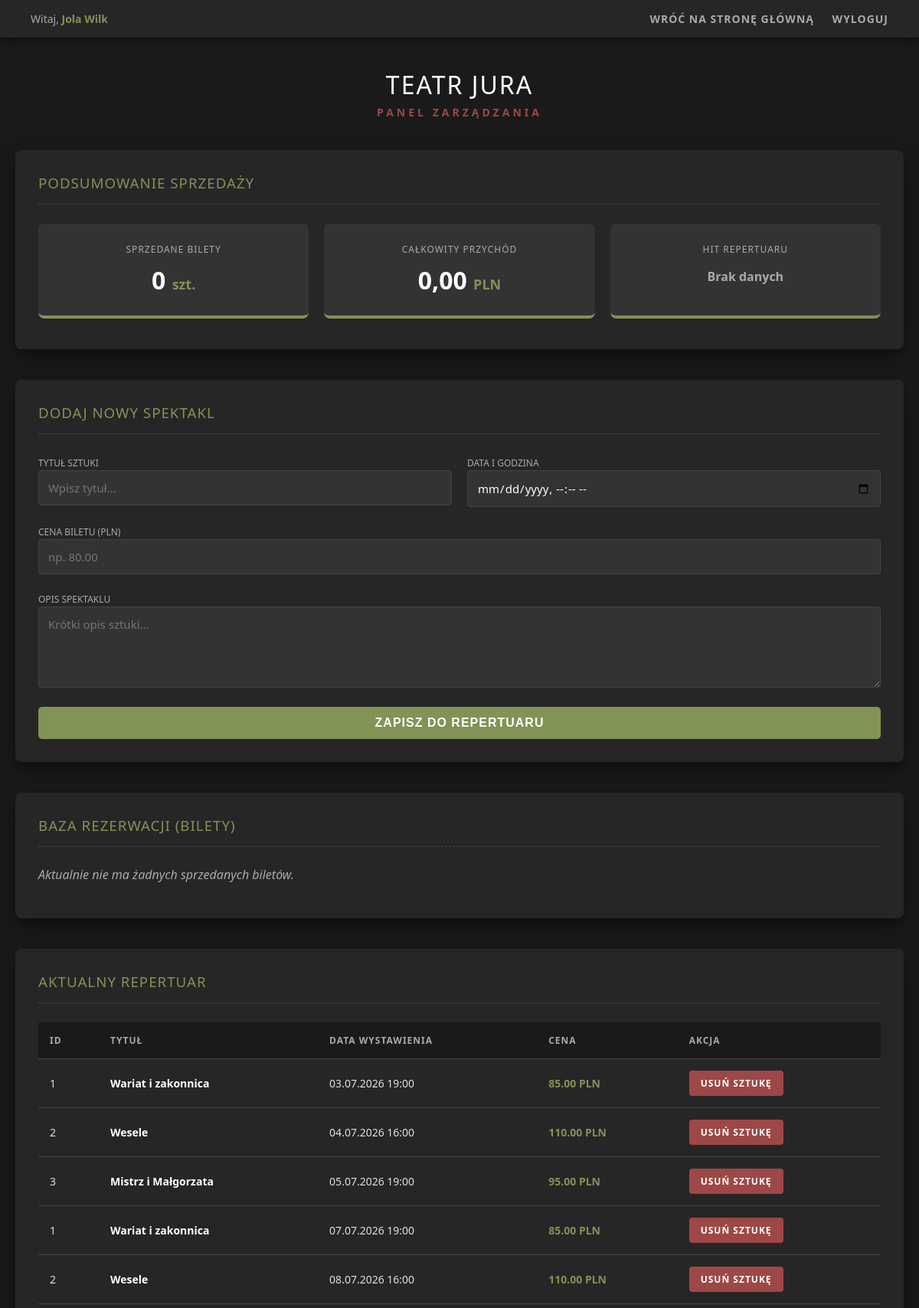
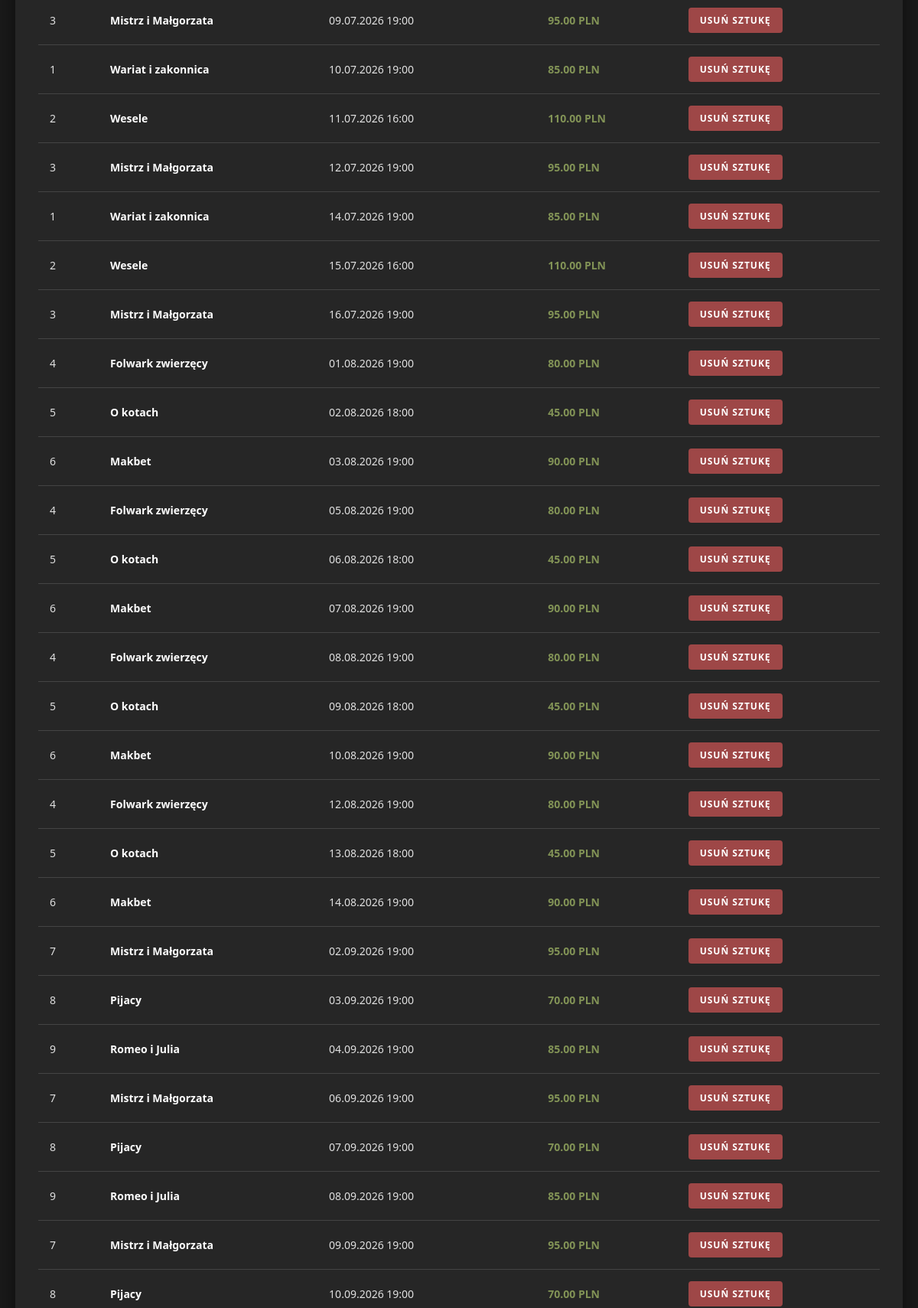
The page /admin.php (signed in, upper part) on the database its author committed (2 pictures, top to bottom).
### tables this page shows
CREATE TABLE `terminy` (
  `id` int(11) NOT NULL,
  `spektakl_id` int(11) NOT NULL,
  `data_wystawienia` datetime NOT NULL
);

CREATE TABLE `spektakle` (
  `id` int(11) NOT NULL,
  `tytul` varchar(255) NOT NULL,
  `opis` text DEFAULT NULL,
  `cena` decimal(10,2) NOT NULL,
  `plakat` varchar(255) DEFAULT 'zdjecia/domyslny_plakat.jpg'
);

### admin.php (the view, shortened to what this page needs)
<?php
require_once 'database.php';
$sqlStatystyki = "SELECT COUNT(r.id) as liczba_biletow, SUM(s.cena) as laczny_przychod
                  FROM Rezerwacje r
                  JOIN Terminy t ON r.termin_id = t.id
                  JOIN Spektakle s ON t.spektakl_id = s.id";
$statOgokolne = $pdo->query($sqlStatystyki)->fetch(PDO::FETCH_ASSOC);
$liczba_biletow = $statOgokolne['liczba_biletow'] ?? 0;
$laczny_przychod = $statOgokolne['laczny_przychod'] ?? 0;
$spektakle = $pdo->query("SELECT s.*, t.data_wystawienia FROM Spektakle s JOIN Terminy t ON s.id = t.spektakl_id ORDER BY t.data_wystawienia ASC")->fetchAll(PDO::FETCH_ASSOC);
$sqlRezerwacje = "SELECT r.id as rezerwacja_id, u.imie, u.email, s.tytul, t.data_wystawienia, m.rzad, m.numer, r.data_zakupu
                  FROM Rezerwacje r
                  JOIN Uzytkownicy u ON r.uzytkownik_id = u.id
                  JOIN Terminy t ON r.termin_id = t.id
                  JOIN Spektakle s ON t.spektakl_id = s.id
                  JOIN Miejsca m ON r.miejsce_id = m.id
                  ORDER BY r.data_zakupu DESC";
$rezerwacje = $pdo->query($sqlRezerwacje)->fetchAll(PDO::FETCH_ASSOC);
$sqlTop = "SELECT s.tytul, COUNT(r.id) as sprzedane
           FROM Spektakle s
           LEFT JOIN Terminy t ON s.id = t.spektakl_id
           LEFT JOIN Rezerwacje r ON t.id = r.termin_id
           GROUP BY s.id, s.tytul
           ORDER BY sprzedane DESC
           LIMIT 1";
$stmtTop = $pdo->query($sqlTop);
$topSpektakl = $stmtTop->fetch(PDO::FETCH_ASSOC);
?>
<!DOCTYPE html>
<html lang="pl">
<head>
</head>
<body>
    <div class="top-bar">
        <div class="zalogowany-jako">
            Witaj, <strong><?= htmlspecialchars($_SESSION['user_imie']) ?></strong>
        </div>
        <div>
            <a href="index.php">Wróć na stronę główną</a>
            <a href="wyloguj.php">Wyloguj</a>
        </div>
    </div>
    <div class="header-sekcja">
        <h1>Teatr Jura</h1>
        <div class="podtytul">Panel Zarządzania</div>
    </div>
    <div class="container">
        <div class="panel">
            <h3>Podsumowanie Sprzedaży</h3>
            <div class="dashboard-grid">
                <div class="stat-karta">
                    <div class="stat-tytul">Sprzedane bilety</div>
                    <div class="stat-wartosc"><?= $liczba_biletow ?> <span>szt.</span></div>
                </div>
                <div class="stat-karta">
                    <div class="stat-tytul">Całkowity przychód</div>
                    <div class="stat-wartosc"><?= number_format($laczny_przychod, 2, ',', ' ') ?> <span>PLN</span></div>
                </div>
                <div class="stat-karta">
                    <div class="stat-tytul">Hit repertuaru</div>
                    <div class="stat-wartosc" style="font-size: 20px; line-height: 1.6;">
                        <?php if ($topSpektakl && $topSpektakl['sprzedane'] > 0): ?>
                            <?= htmlspecialchars($topSpektakl['tytul']) ?><br>
                            <span style="color: #aaaaaa; font-size: 14px;">(<?= $topSpektakl['sprzedane'] ?> rezerwacji)</span>
                        <?php else: ?>
                            <span style="color: #aaaaaa; font-size: 16px;">Brak danych</span>
                        <?php endif; ?>
                    </div>
                </div>
            </div>
        </div>
        <div class="panel">
            <h3>Dodaj nowy spektakl</h3>
            <form method="POST" action="">
                <div class="form-grid">
                    <div>
                        <label style="color: #aaa; font-size: 12px; text-transform: uppercase;">Tytuł sztuki</label>
                        <input type="text" name="tytul" placeholder="Wpisz tytuł..." required>
                    </div>
                    <div>
                        <label style="color: #aaa; font-size: 12px; text-transform: uppercase;">Data i godzina</label>
                        <input type="datetime-local" name="data_wystawienia" required>
                    </div>
                    <div class="form-full">
                        <label style="color: #aaa; font-size: 12px; text-transform: uppercase;">Cena biletu (PLN)</label>
                        <input type="number" step="0.01" name="cena" placeholder="np. 80.00" required>
                    </div>
                    <div class="form-full">
                        <label style="color: #aaa; font-size: 12px; text-transform: uppercase;">Opis spektaklu</label>
                        <textarea name="opis" placeholder="Krótki opis sztuki..." rows="4" required></textarea>
                    </div>
                </div>
                <button type="submit" name="dodaj_spektakl" class="btn-dodaj">Zapisz do repertuaru</button>
            </form>
        </div>
        <div class="panel">
            <h3>Baza Rezerwacji (Bilety)</h3>
            <?php if (empty($rezerwacje)): ?>
                <p class="brak-danych">Aktualnie nie ma żadnych sprzedanych biletów.</p>
            <?php endif; ?>
        </div>
        <div class="panel">
            <h3>Aktualny Repertuar</h3>
            <?php if (empty($spektakle)): ?>
                <p class="brak-danych">Baza spektakli jest pusta.</p>
            <?php else: ?>
                <div style="overflow-x: auto;">
                    <table>
                        <tr>
                            <th>ID</th>
                            <th>Tytuł</th>
                            <th>Data wystawienia</th>
                            <th>Cena</th>
                            <th>Akcja</th>
                        </tr>
                        <?php foreach ($spektakle as $s): ?>
                            <tr>
                                <td><?= $s['id'] ?></td>
                                <td><strong><?= htmlspecialchars($s['tytul']) ?></strong></td>
                                <td><?= date('d.m.Y H:i', strtotime($s['data_wystawienia'])) ?></td>
                                <td style="color: #829356; font-weight: bold;"><?= $s['cena'] ?> PLN</td>
                                <td>
                                    <a href="admin.php?usun_spektakl=<?= $s['id'] ?>" class="btn-usun" onclick="return confirm('UWAGA: Usunięcie sztuki sprawi, że zniknie ona ze strony, a wszystkie kupione na nią bilety zostaną bezpowrotnie usunięte z bazy! Kontynuować?');">Usuń sztukę</a>
                                </td>
                            </tr>
                        <?php endforeach; ?>
                    </table>
                </div>
            <?php endif; ?>
        </div>
    </div>
</body>
</html>

### admin.php (style rules this page uses)
body { font-family: 'Segoe UI', Tahoma, Geneva, Verdana, sans-serif; background-color: #1a1a1a; color: #e0e0e0; margin: 0; padding-bottom: 50px; }
.top-bar { background-color: #262626; padding: 15px 40px; display: flex; justify-content: space-between; align-items: center; box-shadow: 0 4px 10px rgba(0,0,0,0.5); font-size: 14px; }
.top-bar .zalogowany-jako { color: #aaaaaa; }
.top-bar .zalogowany-jako strong { color: #829356; }
.top-bar a { color: #aaaaaa; text-decoration: none; margin-left: 20px; transition: color 0.3s; text-transform: uppercase; letter-spacing: 1px; font-weight: bold; }
.header-sekcja { text-align: center; margin: 40px 20px; }
h1 { font-weight: 300; letter-spacing: 2px; text-transform: uppercase; margin-bottom: 5px; color: #ffffff; }
.podtytul { color: #9e4747; text-transform: uppercase; letter-spacing: 4px; font-size: 14px; font-weight: bold; }
.container { max-width: 1200px; margin: 0 auto; padding: 0 20px; }
.panel { background: #262626; padding: 30px; border-radius: 8px; margin-bottom: 40px; box-shadow: 0 10px 25px rgba(0,0,0,0.5); }
h3 { border-bottom: 1px dashed #444; padding-bottom: 15px; color: #829356; font-weight: 400; letter-spacing: 1px; text-transform: uppercase; margin-top: 0; margin-bottom: 25px; }
.dashboard-grid { display: grid; grid-template-columns: repeat(auto-fit, minmax(250px, 1fr)); gap: 20px; margin-bottom: 10px; }
.stat-karta { background-color: #333; padding: 25px; border-radius: 8px; text-align: center; border-bottom: 4px solid #829356; transition: transform 0.2s; }
.stat-tytul { color: #aaaaaa; font-size: 12px; text-transform: uppercase; letter-spacing: 1px; margin-bottom: 10px; }
.stat-wartosc { color: #ffffff; font-size: 32px; font-weight: bold; margin: 0; }
.stat-wartosc span { color: #829356; font-size: 18px; }
.form-grid { display: grid; grid-template-columns: 1fr 1fr; gap: 20px; margin-bottom: 20px; }
.form-full { grid-column: 1 / -1; }
input[type="text"], input[type="datetime-local"], input[type="number"], textarea { width: 100%; padding: 12px; background-color: #333; border: 1px solid #444; color: #fff; border-radius: 4px; box-sizing: border-box; font-size: 15px; font-family: inherit; transition: border-color 0.3s; }
.btn-dodaj { background-color: #829356; color: white; padding: 12px 30px; border: none; border-radius: 5px; font-size: 16px; font-weight: bold; cursor: pointer; text-transform: uppercase; letter-spacing: 1px; transition: background-color 0.3s; display: block; width: 100%; }
table { width: 100%; border-collapse: collapse; font-size: 14px; text-align: left; }
th, td { padding: 15px; border-bottom: 1px solid #444; }
th { background-color: #1a1a1a; color: #aaaaaa; text-transform: uppercase; font-size: 12px; letter-spacing: 1px; font-weight: bold; }
td strong { color: #ffffff; }
.btn-usun { display: inline-block; background-color: #9e4747; color: #ffffff; padding: 8px 15px; text-decoration: none; border-radius: 4px; font-size: 12px; font-weight: bold; text-transform: uppercase; letter-spacing: 1px; transition: background-color 0.3s; }
.brak-danych { color: #aaaaaa; font-style: italic; }

### rows shown on the page
terminy: spektakl "1", spektakl.tytul "Wariat i zakonnica", data_wystawienia "03.07.2026 19:00", spektakl.cena "85.00"
terminy: spektakl "2", spektakl.tytul "Wesele", data_wystawienia "04.07.2026 16:00", spektakl.cena "110.00"
terminy: spektakl "3", spektakl.tytul "Mistrz i Małgorzata", data_wystawienia "05.07.2026 19:00", spektakl.cena "95.00"
terminy: spektakl "1", spektakl.tytul "Wariat i zakonnica", data_wystawienia "07.07.2026 19:00", spektakl.cena "85.00"
terminy: spektakl "2", spektakl.tytul "Wesele", data_wystawienia "08.07.2026 16:00", spektakl.cena "110.00"
terminy: spektakl "3", spektakl.tytul "Mistrz i Małgorzata", data_wystawienia "09.07.2026 19:00", spektakl.cena "95.00"
terminy: spektakl "1", spektakl.tytul "Wariat i zakonnica", data_wystawienia "10.07.2026 19:00", spektakl.cena "85.00"
terminy: spektakl "2", spektakl.tytul "Wesele", data_wystawienia "11.07.2026 16:00", spektakl.cena "110.00"
terminy: spektakl "3", spektakl.tytul "Mistrz i Małgorzata", data_wystawienia "12.07.2026 19:00", spektakl.cena "95.00"
terminy: spektakl "1", spektakl.tytul "Wariat i zakonnica", data_wystawienia "14.07.2026 19:00", spektakl.cena "85.00"
terminy: spektakl "2", spektakl.tytul "Wesele", data_wystawienia "15.07.2026 16:00", spektakl.cena "110.00"
terminy: spektakl "3", spektakl.tytul "Mistrz i Małgorzata", data_wystawienia "16.07.2026 19:00", spektakl.cena "95.00"
terminy: spektakl "4", spektakl.tytul "Folwark zwierzęcy", data_wystawienia "01.08.2026 19:00", spektakl.cena "80.00"
terminy: spektakl "5", spektakl.tytul "O kotach", data_wystawienia "02.08.2026 18:00", spektakl.cena "45.00"
terminy: spektakl "6", spektakl.tytul "Makbet", data_wystawienia "03.08.2026 19:00", spektakl.cena "90.00"
terminy: spektakl "4", spektakl.tytul "Folwark zwierzęcy", data_wystawienia "05.08.2026 19:00", spektakl.cena "80.00"
terminy: spektakl "5", spektakl.tytul "O kotach", data_wystawienia "06.08.2026 18:00", spektakl.cena "45.00"
terminy: spektakl "6", spektakl.tytul "Makbet", data_wystawienia "07.08.2026 19:00", spektakl.cena "90.00"
terminy: spektakl "4", spektakl.tytul "Folwark zwierzęcy", data_wystawienia "08.08.2026 19:00", spektakl.cena "80.00"
terminy: spektakl "5", spektakl.tytul "O kotach", data_wystawienia "09.08.2026 18:00", spektakl.cena "45.00"
terminy: spektakl "6", spektakl.tytul "Makbet", data_wystawienia "10.08.2026 19:00", spektakl.cena "90.00"
terminy: spektakl "4", spektakl.tytul "Folwark zwierzęcy", data_wystawienia "12.08.2026 19:00", spektakl.cena "80.00"
terminy: spektakl "5", spektakl.tytul "O kotach", data_wystawienia "13.08.2026 18:00", spektakl.cena "45.00"
terminy: spektakl "6", spektakl.tytul "Makbet", data_wystawienia "14.08.2026 19:00", spektakl.cena "90.00"
terminy: spektakl "7", spektakl.tytul "Mistrz i Małgorzata", data_wystawienia "02.09.2026 19:00", spektakl.cena "95.00"
terminy: spektakl "8", spektakl.tytul "Pijacy", data_wystawienia "03.09.2026 19:00", spektakl.cena "70.00"
terminy: spektakl "9", spektakl.tytul "Romeo i Julia", data_wystawienia "04.09.2026 19:00", spektakl.cena "85.00"
terminy: spektakl "7", spektakl.tytul "Mistrz i Małgorzata", data_wystawienia "06.09.2026 19:00", spektakl.cena "95.00"
terminy: spektakl "8", spektakl.tytul "Pijacy", data_wystawienia "07.09.2026 19:00", spektakl.cena "70.00"
terminy: spektakl "9", spektakl.tytul "Romeo i Julia", data_wystawienia "08.09.2026 19:00", spektakl.cena "85.00"
terminy: spektakl "7", spektakl.tytul "Mistrz i Małgorzata", data_wystawienia "09.09.2026 19:00", spektakl.cena "95.00"
terminy: spektakl "8", spektakl.tytul "Pijacy", data_wystawienia "10.09.2026 19:00", spektakl.cena "70.00"

### other values the page prints
$_SESSION['user_imie'] "Jola Wilk"
$liczba_biletow "0"
$laczny_przychod "0,00"
